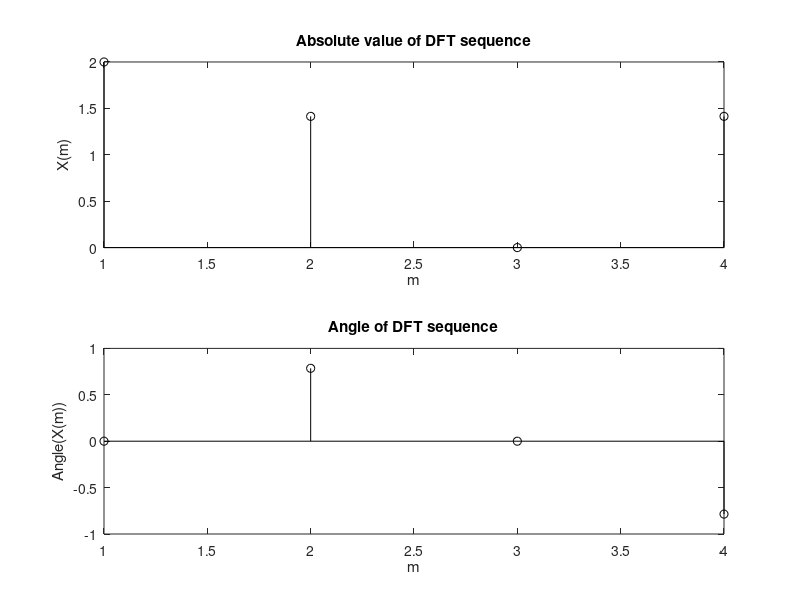

MATLAB code to generate this figure:
x=[1 0 0 1];
y=fft(x);
subplot(2,1,1)
stem(abs(y), 'k')
xlabel('m')
ylabel('X(m)')
title('Absolute value of DFT sequence')
subplot(2,1,2)
stem(angle(y), 'k')
xlabel('m')
ylabel('Angle(X(m))')
title('Angle of DFT sequence')
